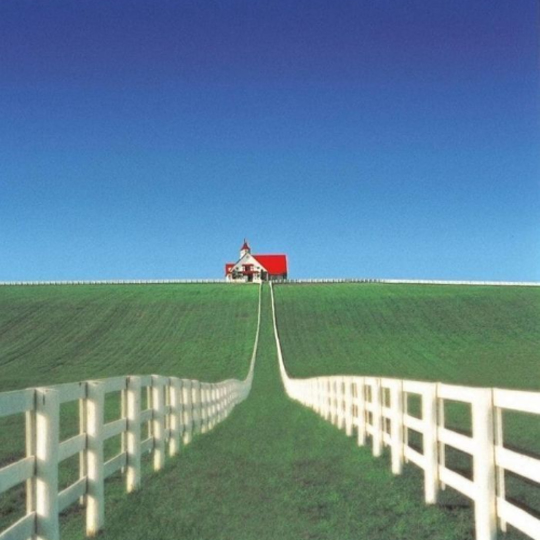
#> input picture codigo_e_exemplos/assets/casa_horizonte.jpg, 1080 x 1080 px (shown at 1/2 size)
$ python avaliacao_robinson.py assets/casa_horizonte.jpg --saida resultados
#> lines starting #> are read from the running program, lines starting #| are printed output that depends on the picture; after the words box and inside, x2 and y2 are one past the last pixel; in counts of white or black regions, pixels touching at a corner belong together
### codigo_e_exemplos/robinson.py
"""Detecção e realce de bordas com o filtro bússola de Robinson (3 e 5 níveis).

Uso:
    python robinson.py assets/casa_horizonte.jpg --saida resultados
"""
import argparse
import json
from pathlib import Path

import cv2 as cv
import numpy as np

BORDA = cv.BORDER_REFLECT_101
RECORTE_PADRAO = (0.20, 0.35, 0.80, 0.90)

# Convenção adotada: R0..R3 giram 45° no sentido anti-horário a partir do Norte.
# Os pesos positivos indicam o sentido do vetor gradiente (do escuro para o claro).
NOMES_DIRECOES = ('N', 'NO', 'O', 'SO', 'S', 'SE', 'L', 'NE')

# Paleta BGR para exibir as 8 orientações (cores opostas com matizes contrastantes).
CORES_DIRECOES_BGR = np.array([
    [ 60,  76, 231],  # N  - vermelho
    [ 15, 196, 241],  # NO - amarelo
    [113, 204,  46],  # O  - verde
    [188, 188,  26],  # SO - ciano
    [219, 152,  52],  # S  - azul
    [182,  89, 155],  # SE - roxo
    [132,  99, 255],  # L  - rosa
    [ 34, 126, 230],  # NE - laranja
], dtype=np.uint8)

ROBINSON_3 = np.array([
    [[ 1,  1,  1], [ 0,  0,  0], [-1, -1, -1]],
    [[ 1,  1,  0], [ 1,  0, -1], [ 0, -1, -1]],
    [[ 1,  0, -1], [ 1,  0, -1], [ 1,  0, -1]],
    [[ 0, -1, -1], [ 1,  0, -1], [ 1,  1,  0]],
], dtype=np.float32)

ROBINSON_5 = np.array([
    [[ 1,  2,  1], [ 0,  0,  0], [-1, -2, -1]],
    [[ 2,  1,  0], [ 1,  0, -1], [ 0, -1, -2]],
    [[ 1,  0, -1], [ 2,  0, -2], [ 1,  0, -1]],
    [[ 0, -1, -2], [ 1,  0, -1], [ 2,  1,  0]],
], dtype=np.float32)

VARIANTES = {
    '3niveis': {'kernels': ROBINSON_3, 'soma_positivos': 3.0},
    '5niveis': {'kernels': ROBINSON_5, 'soma_positivos': 4.0},
}


def expandir_oito_mascaras(kernels_base):
    """Expande os 4 kernels base para o conjunto completo de 8 direções."""
    return np.concatenate([kernels_base, -kernels_base], axis=0)


def robinson_magnitude(imagem, kernels_base=ROBINSON_5, border_type=BORDA):
    """Calcula apenas a magnitude das bordas com 4 convoluções e cv.max (caminho rápido)."""
    magnitude = np.abs(cv.filter2D(imagem, cv.CV_32F, kernels_base[0], borderType=border_type))
    for k in kernels_base[1:]:
        cv.max(magnitude, np.abs(cv.filter2D(imagem, cv.CV_32F, k, borderType=border_type)), dst=magnitude)
    return magnitude


def robinson(imagem, kernels_base=ROBINSON_5, border_type=BORDA):
    """Calcula magnitude, direção (0..7) e as 4 respostas base usando simetria.

    Como R_{k+4} = -R_k, basta filtrar com as 4 máscaras base:
      max_{k=0..7} R_k = max_{k=0..3} |R_k|
    e o sinal de R_{k*} decide entre k* e k* + 4.
    """
    respostas = np.empty((len(kernels_base), *imagem.shape), dtype=np.float32)
    for idx, k in enumerate(kernels_base):
        cv.filter2D(imagem, cv.CV_32F, k, dst=respostas[idx], borderType=border_type)
    idx_base = np.argmax(np.abs(respostas), axis=0)
    resp_max = np.take_along_axis(respostas, idx_base[None, ...], axis=0)[0]
    magnitude = np.abs(resp_max)
    direcao = np.where(resp_max >= 0.0, idx_base, idx_base + 4).astype(np.uint8)
    return magnitude, direcao, respostas


def robinson_oito_mascaras(imagem, kernels_base=ROBINSON_5, border_type=BORDA):
    """Versão direta com 8 convoluções, usada apenas para validação e benchmark."""
    todos_kernels = expandir_oito_mascaras(kernels_base)
    respostas = np.stack(
        [cv.filter2D(imagem, cv.CV_32F, k, borderType=border_type) for k in todos_kernels],
        axis=0,
    )
    direcao = np.argmax(respostas, axis=0).astype(np.uint8)
    magnitude = np.take_along_axis(respostas, direcao[None, ...], axis=0)[0]
    return magnitude, direcao


def para_uint8(imagem):
    """Limita a [0, 255], arredonda e converte para uint8."""
    return np.rint(np.clip(imagem, 0.0, 255.0)).astype(np.uint8)


# [133 lines left out: functions colorir_direcoes, aplicar_realce_cor, salvar, main, not called in this run]


# [2 lines that do not run on import are left out]

### codigo_e_exemplos/avaliacao_robinson.py
"""Auditoria matemática, benchmark 4 vs. 8 máscaras e métricas experimentais do filtro de Robinson.

Uso:
    python avaliacao_robinson.py assets/casa_horizonte.jpg --saida resultados
"""
import argparse
import json
import time
from pathlib import Path

import cv2 as cv
import numpy as np
import skimage
from skimage.metrics import structural_similarity

from robinson import (
    BORDA,
    NOMES_DIRECOES,
    RECORTE_PADRAO,
    VARIANTES,
    expandir_oito_mascaras,
    para_uint8,
    robinson,
    robinson_magnitude,
    robinson_oito_mascaras,
)


def verificar_propriedades(f, limiar):
    """Confere soma nula, resposta constante, degraus sintéticos e equivalência 4 vs. 8."""
    relatorio = {}

    # Degraus sintéticos para validar a convenção de direção do gradiente:
    # R0 = Norte (topo claro, base escura -> borda horizontal)
    degrau_n = np.vstack([np.full((8, 16), 200.0, np.float32), np.full((8, 16), 50.0, np.float32)])
    # R2 = Oeste (esquerda clara, direita escura -> borda vertical)
    degrau_o = np.hstack([np.full((16, 8), 200.0, np.float32), np.full((16, 8), 50.0, np.float32)])
    # R6 = Leste (direita clara, esquerda escura -> borda vertical oposta)
    degrau_l = np.hstack([np.full((16, 8), 50.0, np.float32), np.full((16, 8), 200.0, np.float32)])
    constante = np.full((64, 64), 128.0, np.float32)

    for nome_var, cfg in VARIANTES.items():
        kernels = cfg['kernels']
        fator = cfg['soma_positivos']
        oito = expandir_oito_mascaras(kernels)
        soma_coef = [float(k.sum()) for k in oito]

        mag_const, _, _ = robinson(constante, kernels)
        mag4, dir4, _ = robinson(f, kernels)
        mag_simd = robinson_magnitude(f, kernels)
        mag8, dir8 = robinson_oito_mascaras(f, kernels)

        diff_mag = float(np.max(np.abs(mag4 - mag8)))
        diff_simd = float(np.max(np.abs(mag_simd - mag8)))
        mascara_borda = (mag4 / fator) >= limiar
        concordancia_dir = float(100.0 * np.mean(dir4[mascara_borda] == dir8[mascara_borda]))

        _, dir_n, _ = robinson(degrau_n, kernels)
        _, dir_o, _ = robinson(degrau_o, kernels)
        _, dir_l, _ = robinson(degrau_l, kernels)

        assert all(s == 0.0 for s in soma_coef), f'Soma não nula em {nome_var}: {soma_coef}'
        assert np.max(np.abs(mag_const)) == 0.0, f'Resposta não nula em constante ({nome_var})'
        assert diff_mag == 0.0 and diff_simd == 0.0, f'Divergência 4 vs 8 em {nome_var}'
        assert NOMES_DIRECOES[int(dir_n[7, 8])] == 'N'
        assert NOMES_DIRECOES[int(dir_o[8, 7])] == 'O'
        assert NOMES_DIRECOES[int(dir_l[8, 7])] == 'L'

        relatorio[nome_var] = {
            'soma_coeficientes_oito_mascaras': soma_coef,
            'max_abs_imagem_constante': float(np.max(np.abs(mag_const))),
            'diff_max_magnitude_4_vs_8': diff_mag,
            'diff_max_magnitude_simd_vs_8': diff_simd,
            'concordancia_direcao_em_bordas_pct': concordancia_dir,
            'degrau_topo_claro_direcao': NOMES_DIRECOES[int(dir_n[7, 8])],
            'degrau_esquerda_clara_direcao': NOMES_DIRECOES[int(dir_o[8, 7])],
            'degrau_direita_clara_direcao': NOMES_DIRECOES[int(dir_l[8, 7])],
        }
    return relatorio


def _medir_ms(fn, repeticoes):
    fn()
    tempos = []
    for _ in range(repeticoes):
        t0 = time.perf_counter()
        fn()
        tempos.append((time.perf_counter() - t0) * 1000.0)
    return float(np.median(tempos))


def benchmark_4_vs_8(f, repeticoes=20):
    """Mede mediana (ms) para convolução pura, magnitude SIMD e mapa completo."""
    resultados = {}
    for nome_var, cfg in VARIANTES.items():
        kernels = cfg['kernels']
        todos = expandir_oito_mascaras(kernels)

        def conv4():
            return [cv.filter2D(f, cv.CV_32F, k, borderType=BORDA) for k in kernels]

        def conv8():
            return [cv.filter2D(f, cv.CV_32F, k, borderType=BORDA) for k in todos]

        def mag8_simd():
            m = cv.filter2D(f, cv.CV_32F, todos[0], borderType=BORDA)
            for k in todos[1:]:
                cv.max(m, cv.filter2D(f, cv.CV_32F, k, borderType=BORDA), dst=m)
            return m

        c4 = _medir_ms(conv4, repeticoes)
        c8 = _medir_ms(conv8, repeticoes)
        m4 = _medir_ms(lambda: robinson_magnitude(f, kernels), repeticoes)
        m8 = _medir_ms(mag8_simd, repeticoes)
        full4 = _medir_ms(lambda: robinson(f, kernels), repeticoes)
        full8 = _medir_ms(lambda: robinson_oito_mascaras(f, kernels), repeticoes)

        resultados[nome_var] = {
            'convolucao_4_ms': c4,
            'convolucao_8_ms': c8,
            'aceleracao_convolucao_x': float(c8 / c4),
            'magnitude_simd_4_ms': m4,
            'magnitude_simd_8_ms': m8,
            'aceleracao_magnitude_simd_x': float(m8 / m4),
            'completo_dir_4_ms': full4,
            'completo_dir_8_ms': full8,
            'aceleracao_completo_dir_x': float(full8 / full4),
        }
    return resultados


def distribuicao_direcoes(direcao, mag_norm, limiar):
    """Calcula a porcentagem de cada uma das 8 direções entre pixels de borda."""
    mascara = mag_norm >= limiar
    total = int(np.sum(mascara))
    if total == 0:
        return {nome: 0.0 for nome in NOMES_DIRECOES}
    contagens = np.bincount(direcao[mascara], minlength=8)
    return {
        NOMES_DIRECOES[i]: float(100.0 * contagens[i] / total)
        for i in range(8)
    }


def psnr_ssim(referencia, avaliada):
    mse = float(np.mean((avaliada.astype(np.float64) - referencia.astype(np.float64)) ** 2))
    if mse == 0.0:
        return float('inf'), 1.0
    psnr = float(10.0 * np.log10((255.0 ** 2) / mse))
    ssim = float(
        structural_similarity(
            referencia,
            avaliada,
            data_range=255,
            gaussian_weights=True,
            sigma=1.5,
            use_sample_covariance=False,
        )
    )
    return psnr, ssim


def main():
    parser = argparse.ArgumentParser(description=__doc__)
    parser.add_argument('imagem', nargs='?', default=Path(__file__).parent / 'assets/casa_horizonte.jpg')
    parser.add_argument('--saida', type=Path, default=Path('resultados'))
    parser.add_argument('--limiar', type=float, default=20.0)
    parser.add_argument('--ganho', type=float, default=0.6)
    parser.add_argument('--sigma-gaussiano', type=float, default=0.8)
    parser.add_argument('--sigma-ruido', type=float, default=10.0)
    parser.add_argument('--semente', type=int, default=42)
    parser.add_argument('--repeticoes', type=int, default=20)
    args = parser.parse_args()

    original_bgr = cv.imread(str(args.imagem), cv.IMREAD_COLOR)
#> original_bgr is the input picture: shape (1080, 1080, 3); mean B, G, R 148.3, 130.9, 97.5
    if original_bgr is None:
        raise FileNotFoundError(args.imagem)
    altura, largura = original_bgr.shape[:2]
#> altura = 1080; largura = 1080
    x0, y0, x1, y1 = RECORTE_PADRAO
    recorte_sl = np.s_[round(y0 * altura):round(y1 * altura), round(x0 * largura):round(x1 * largura)]

    ycc = cv.cvtColor(original_bgr, cv.COLOR_BGR2YCrCb)
#> ycc: shape (1080, 1080, 3); mean of channels 0, 1, 2 122.8, 109.9, 142.4
    f = ycc[:, :, 0].astype(np.float32)
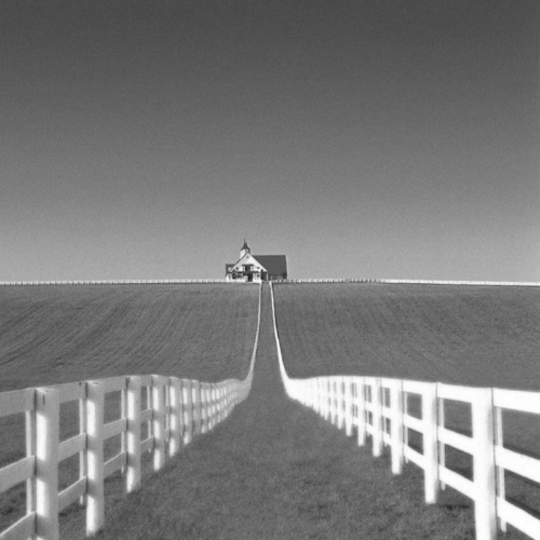
#> f: shape (1080, 1080) float32 (shown at 1/2 size); min 17, max 255, mean 122.8

    # Faixa superior do céu (y < 38% da altura) onde não há casa, horizonte ou cerca.
    fatia_ceu = np.s_[0:round(0.38 * altura), :]

    verificacao = verificar_propriedades(f, args.limiar)
#> the loop in verificar_propriedades, `for nome_var, cfg in VARIANTES.items():` made 2 passes
#> (diff_mag, diff_simd, concordancia_dir) on passes 1 to 2: (0, 0, 99.85), (0, 0, 99.86)
#> pass 1, in robinson_magnitude, `magnitude = np.abs(cv.filter2D(imagem, cv.CV_32F, kernels_base[0], bor..`:
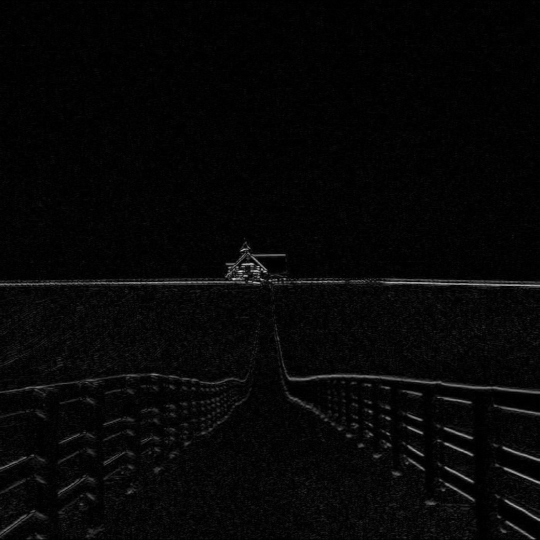
#> magnitude: shape (1080, 1080) float32 (shown at 1/2 size); min 0, max 328, mean 9.2; drawn with min black and max white
#> after the loop in verificar_propriedades, `for nome_var, cfg in VARIANTES.items():`: constante: shape (64, 64) float32; every value is 128
#> after the loop in verificar_propriedades, `for nome_var, cfg in VARIANTES.items():`: relatorio = 2 items
#> verificacao = 2 items
    bench = benchmark_4_vs_8(f, repeticoes=args.repeticoes)
#> the loop in benchmark_4_vs_8, `for nome_var, cfg in VARIANTES.items():` made 2 passes
#> (m4, full4, full8) on passes 1 to 2: (12.75, 79.35, 105.4), (13, 70.36, 110.7)
#> bench = 2 items

    distribuicoes = {}
    estatisticas_ceu = {}
    for nome_var, cfg in VARIANTES.items():
        mag, dir_map, _ = robinson(f, cfg['kernels'])
        mag_norm = mag / cfg['soma_positivos']
        distribuicoes[nome_var] = distribuicao_direcoes(dir_map, mag_norm, args.limiar)
        estatisticas_ceu[f'{nome_var}_limpa_pct'] = float(
            100.0 * np.mean(mag_norm[fatia_ceu] >= args.limiar)
        )
#> this loop made 2 passes
#> (total in distribuicao_direcoes, contagens in distribuicao_direcoes) on passes 1 to 2: (52801, [7248, 2169, 12534, 1909, 8255, 1893, 15539, 3254]), (54771, [5645, 3761, 11608, 3678, 6827, 3195, 14439, 5618])
#> pass 1, in robinson (call 53), `idx_base = np.argmax(np.abs(respostas), axis=0)`:
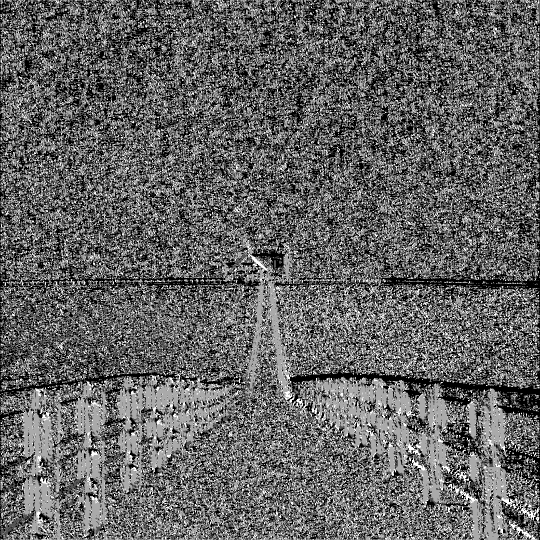
#> idx_base: shape (1080, 1080) int64 (shown at 1/2 size); min 0, max 3, mean 1.18; drawn with min black and max white
#> pass 1, in robinson (call 53), `resp_max = np.take_along_axis(respostas, idx_base[None, ...], axis=0)[0]`:
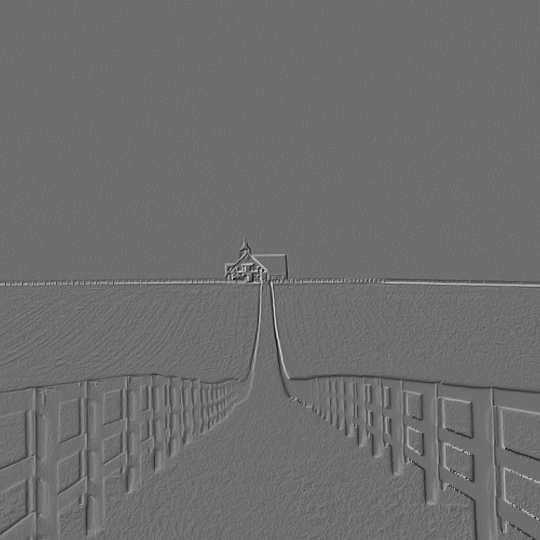
#> resp_max: shape (1080, 1080) float32 (shown at 1/2 size); min -331, max 435, mean -0.4; drawn with min black and max white
#> pass 1, in distribuicao_direcoes, `mascara = mag_norm >= limiar`:
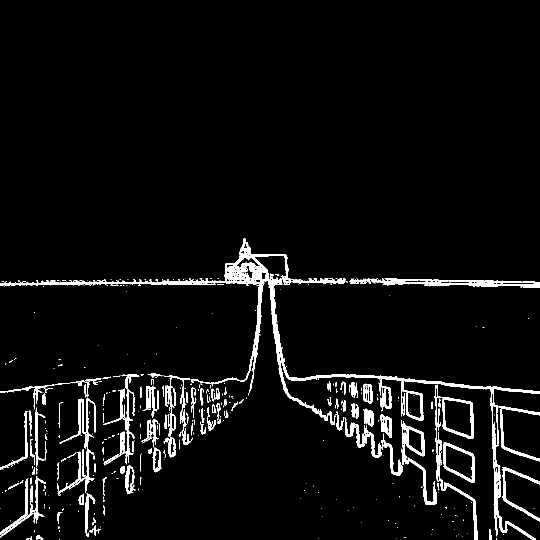
#> mascara: shape (1080, 1080) bool (shown at 1/2 size); 4.5% white; 458 white regions (310 under 20 px), largest, box (x1, y1, x2, y2) and area: (0, 476, 1080, 1080) 18499, (698, 557, 1080, 573) 2680, (803, 840, 874, 1010) 2137
#> after the loop:
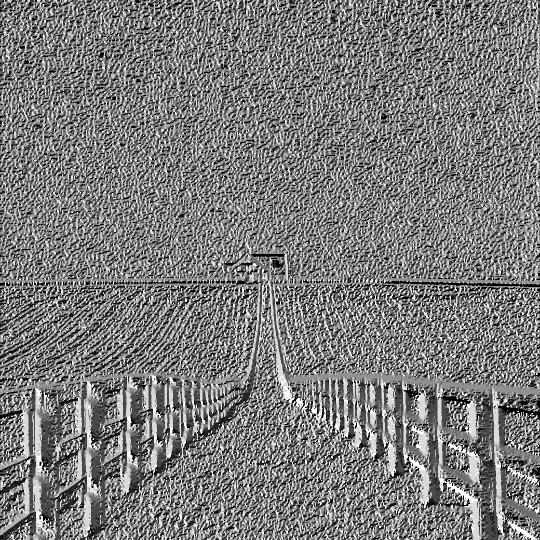
#> dir_map: shape (1080, 1080) (shown at 1/2 size); min 0, max 7, mean 3.4; drawn with min black and max white
#> after the loop, distribuicoes = 2 items; estatisticas_ceu = {'3niveis_limpa_pct': 0, '5niveis_limpa_pct': 0}

    ruido = np.random.default_rng(args.semente).normal(0.0, args.sigma_ruido, f.shape).astype(np.float32)
    ruidosa = np.clip(f + ruido, 0.0, 255.0)
    suavizada = cv.GaussianBlur(ruidosa, (3, 3), args.sigma_gaussiano, borderType=BORDA)

    k5 = VARIANTES['5niveis']['kernels']
    f5 = VARIANTES['5niveis']['soma_positivos']

    mag_limpa, _, _ = robinson(f, k5)
    mag_ruid, _, _ = robinson(ruidosa, k5)
    mag_suav, _, _ = robinson(suavizada, k5)

    mag_limpa_n = mag_limpa / f5
    mag_ruid_n = mag_ruid / f5
    mag_suav_n = mag_suav / f5

    estatisticas_ceu['5niveis_ruidosa_pct'] = float(100.0 * np.mean(mag_ruid_n[fatia_ceu] >= args.limiar))
    estatisticas_ceu['5niveis_suavizada_pct'] = float(100.0 * np.mean(mag_suav_n[fatia_ceu] >= args.limiar))

    ref_realce = para_uint8(f + args.ganho * mag_limpa_n)[recorte_sl]
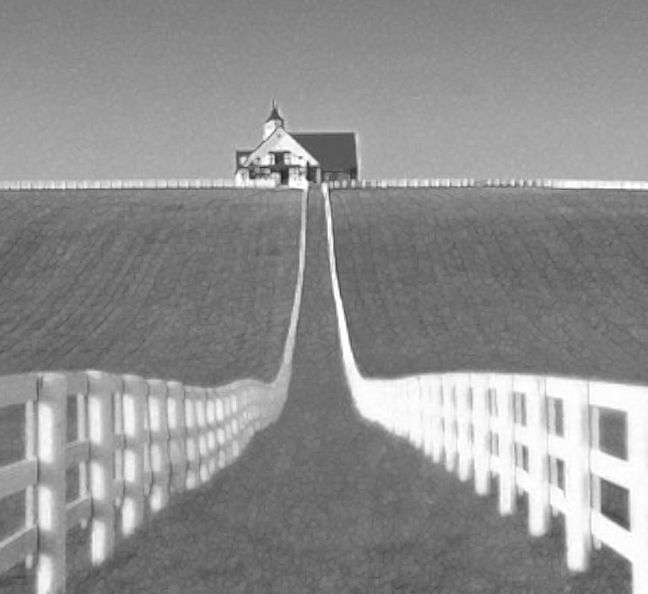
#> ref_realce: shape (594, 648); min 20, max 255, mean 142.6
    candidatos_full = {
        'entrada_limpa': para_uint8(f),
        'entrada_ruidosa': para_uint8(ruidosa),
        'realce_direto_ruidosa': para_uint8(ruidosa + args.ganho * mag_ruid_n),
        'so_gaussiano': para_uint8(suavizada),
        'gaussiano_realce_robinson': para_uint8(suavizada + args.ganho * mag_suav_n),
    }
    metricas_realce = {}
    for nome, img_full in candidatos_full.items():
        std_ceu = float(np.std(img_full[fatia_ceu].astype(np.float64)))
        if nome == 'entrada_limpa':
            metricas_realce[nome] = {'std_ceu': std_ceu}
            continue
        psnr, ssim = psnr_ssim(ref_realce, img_full[recorte_sl])
        metricas_realce[nome] = {'psnr_db': psnr, 'ssim': ssim, 'std_ceu': std_ceu}
#> this loop made 5 passes
#> (nome, std_ceu, mse in psnr_ssim, psnr, ssim) on passes 2 to 5: ('entrada_ruidosa', 20.53, 155.3, 26.22, 0.503), ('realce_direto_ruidosa', 20.82, 128.4, 27.04, 0.501), ('so_gaussiano', 18.32, 73.56, 29.46, 0.844), ('gaussiano_realce_robinson', 18.44, 23.75, 34.37, 0.845)
#> (nome, std_ceu) on pass 1: ('entrada_limpa', 17.94)
#> after the loop, metricas_realce = 5 items

    # Erro de ida e volta BGR <-> YCrCb na imagem original e no realce 5 níveis
    ycc_roundtrip = cv.cvtColor(cv.cvtColor(ycc, cv.COLOR_YCrCb2BGR), cv.COLOR_BGR2YCrCb)
#> ycc_roundtrip: shape (1080, 1080, 3); mean of channels 0, 1, 2 122.8, 109.9, 142.4
    erro_rt_orig = np.abs(ycc.astype(np.int16) - ycc_roundtrip.astype(np.int16))
#> erro_rt_orig: shape (1080, 1080, 3) int16; mean of channels 0, 1, 2 6.86e-06, 0, 0

    ycc_realce = ycc.copy()
    ycc_realce[:, :, 0] = para_uint8(f + args.ganho * mag_limpa_n)
#> ycc_realce: shape (1080, 1080, 3); mean of channels 0, 1, 2 126, 109.9, 142.4
    ycc_realce_rt = cv.cvtColor(cv.cvtColor(ycc_realce, cv.COLOR_YCrCb2BGR), cv.COLOR_BGR2YCrCb)
#> ycc_realce_rt: shape (1080, 1080, 3); mean of channels 0, 1, 2 126, 109.9, 142.4
    erro_rt_cr_cb = np.abs(ycc_realce[:, :, 1:].astype(np.int16) - ycc_realce_rt[:, :, 1:].astype(np.int16))

    relatorio = {
        'versoes': {
            'opencv': cv.__version__,
            'numpy': np.__version__,
            'scikit_image': skimage.__version__,
        },
        'verificacao_matematica': verificacao,
        'benchmark_4_vs_8': bench,
        'distribuicao_direcoes_pct': distribuicoes,
        'falsas_bordas_ceu_y_lt_38pct': estatisticas_ceu,
        'metricas_realce_recorte': metricas_realce,
        'roundtrip_ycrcb': {
            'original_erro_medio': float(np.mean(erro_rt_orig)),
            'original_erro_max': int(np.max(erro_rt_orig)),
            'realce_crcb_erro_medio': float(np.mean(erro_rt_cr_cb)),
            'realce_crcb_erro_max': int(np.max(erro_rt_cr_cb)),
        },
    }

    args.saida.mkdir(parents=True, exist_ok=True)
    (args.saida / 'metricas.json').write_text(
        json.dumps(relatorio, ensure_ascii=False, indent=2), encoding='utf-8'
    )
    print(json.dumps(relatorio, ensure_ascii=False, indent=2))
#> (printed output is left out)


if __name__ == '__main__':
    main()
